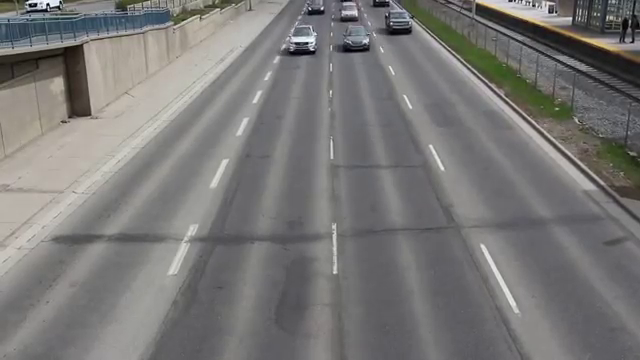
#> input picture frame 30 of video.mp4, 640 x 360 px, given in place of video1.mp4, which was not available
$ jupyter execute ObjectTrackingUsingOpticalFlow.ipynb   (text cells are left out)
#> lines starting #> are read from the running program, lines starting #| are printed output that depends on the picture; pictures that were not available may be replaced by others from this repository, and a replacement may not be noted
[cell 1]
import cv2 as cv
import numpy as np

#Shi-Tomasi corner detection
feature_params = dict(maxCorners = 300, qualityLevel = 0.2, minDistance = 2, blockSize = 7)

#Lucas-Kanade optical flow process parameters
lk_params = dict(winSize = (15,15), maxLevel = 2, criteria = (cv.TERM_CRITERIA_EPS | cv.TERM_CRITERIA_COUNT, 10, 0.03))

# Input video
cap = cv.VideoCapture("video1.mp4")

#color to draw flow track
color = (0, 255, 0)

#reading the frames of video
ret, first_frame = cap.read()
#> first_frame is the input picture: shape (360, 640, 3); mean B, G, R 118.9, 120.3, 121.4

# Converts frame to grayscale because we only need the luminance channel for detecting edges
prev_gray = cv.cvtColor(first_frame, cv.COLOR_BGR2GRAY)

#points good points/pixel
prev = cv.goodFeaturesToTrack(prev_gray, mask = None, **feature_params)
#> prev = 43 rows, first 8: [49, 5], [46, 6], [58, 5], [39, 6], [47, 1], [36, 5], [34, 5], [551, 12]
mask = np.zeros_like(first_frame)

while(cap.isOpened()):

    ret, frame = cap.read()
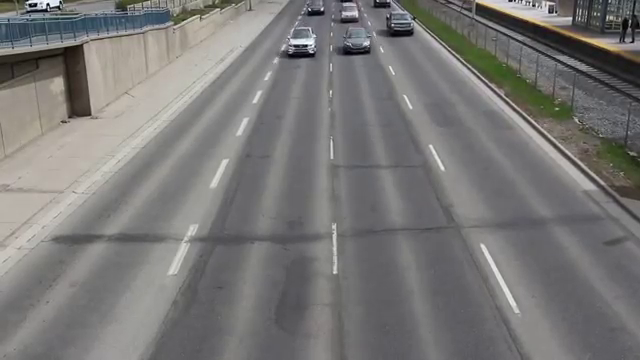
#> input picture frame 31 of video.mp4, 640 x 360 px, given in place of video1.mp4, which was not available
#> frame is the input picture: shape (360, 640, 3); mean B, G, R 118.9, 120.2, 121.4
    gray = cv.cvtColor(frame, cv.COLOR_BGR2GRAY)
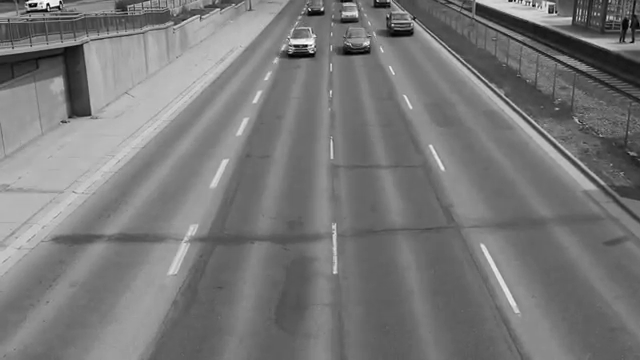
#> gray: shape (360, 640); min 0, max 255, mean 120.5

    #flow process
    next, status, error = cv.calcOpticalFlowPyrLK(prev_gray, gray, prev, None, **lk_params)
#> next = 43 rows, first 8: [49.03, 5], [46.03, 6], [58, 5], [39.04, 5.98], [47.04, 0.995], [36.01, 4.98], [34, 4.98], [551, 11.96]; status = 43 values from 1 to 1; error = 43 values, max 13.35 at index 33, min 0 at index 11, mean 3.86
    good_old = prev[status == 1]#position variables
#> good_old = 43 pairs, first value 28 to 631, second value 1 to 113
    good_new = next[status == 1]#position variables
#> good_new = 43 pairs, first value 28.01 to 631, second value 0.995 to 113
    #marking flow tracks
    for i, (new, old) in enumerate(zip(good_new, good_old)):
        a, b = new.ravel()
        c, d = old.ravel()
        mask = cv.line(mask, (a, b), (c, d), color, 1)
        frame = cv.circle(frame, (a, b), 2, color, -1)
#> this loop made 43 passes
#> (a, b, c, d) on passes 1 to 12: (49.03, 5, 49, 5), (46.03, 6, 46, 6), (58, 5, 58, 5), (39.04, 5.98, 39, 6), (47.04, 0.995, 47, 1), (36.01, 4.98, 36, 5), (34, 4.98, 34, 5), (551, 11.96, 551, 12), (28.01, 2.97, 28, 3), (310.3, 49.48, 311, 47), (310.3, 47.48, 311, 45), (547, 4, 547, 4)
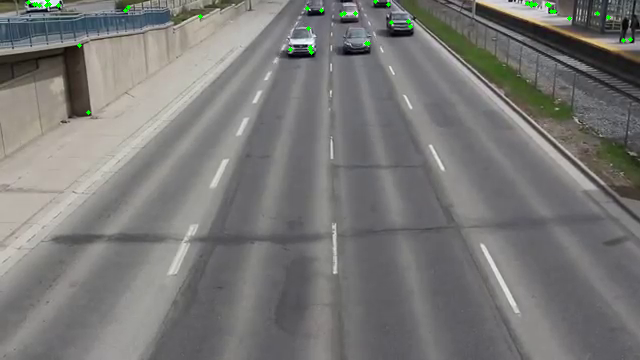
#> frame: shape (360, 640, 3); mean B, G, R 118.6, 120.5, 121.1
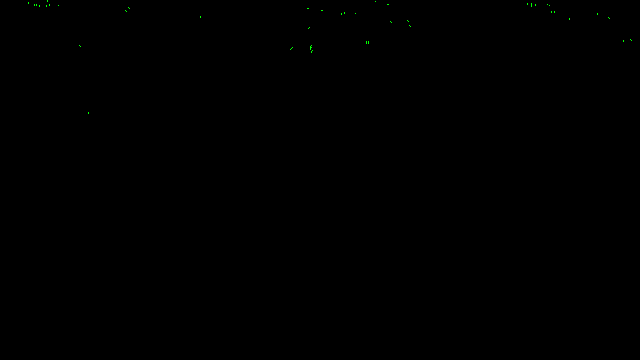
#> mask: shape (360, 640, 3); mean of channels 0, 1, 2 0, 0.1, 0; drawn as B, G, R
    output = cv.add(frame, mask)
    prev_gray = gray.copy()
    prev = good_new.reshape(-1, 1, 2)
#> prev has the same summary as next

    #output function
    cv.imshow("sparse optical flow", output)

    #function to destroy window
    if cv.waitKey(10) & 0xFF == ord('q'):
#> (key q is pressed here)
        break

#clears memory
cap.release()
cv.destroyAllWindows()

[cell 2]
import cv2 as cv
import numpy as np

#input video
cap = cv.VideoCapture("video.mp4")

#reading of each frame of video
ret, first_frame = cap.read()
prev_gray = cv.cvtColor(first_frame, cv.COLOR_BGR2GRAY)
mask = np.zeros_like(first_frame)

# Sets image saturation to maximum
mask[..., 1] = 255

while(cap.isOpened()):
    ret, frame = cap.read()

    #window shows orignal video frames
    cv.imshow("input", frame)

    #converts each frame to grayscale
    gray = cv.cvtColor(frame, cv.COLOR_BGR2GRAY)

    #dense optical flow
    flow = cv.calcOpticalFlowFarneback(prev_gray, gray, None, 0.5, 3, 15, 3, 5, 1.2, 0)
    magnitude, angle = cv.cartToPolar(flow[..., 0], flow[..., 1])
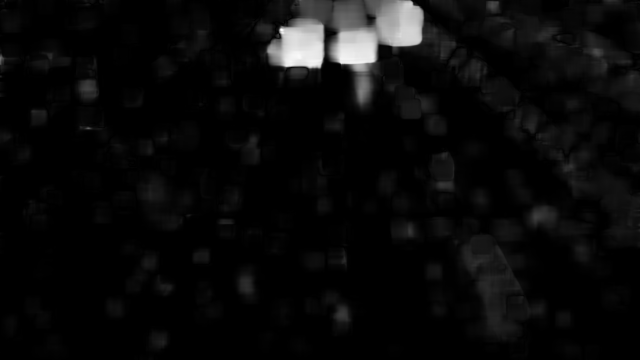
#> magnitude: shape (360, 640) float32; min 5.11e-10, max 2.95, mean 0.123; drawn with min black and max white
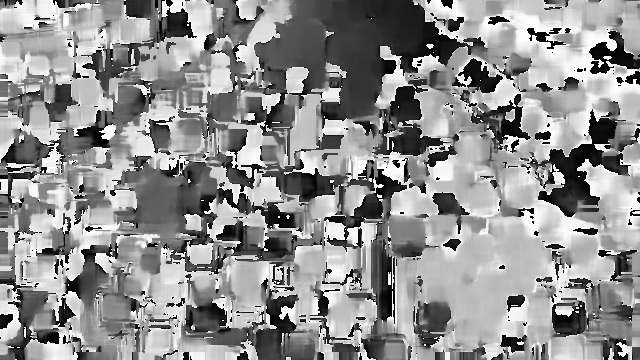
#> angle: shape (360, 640) float32; min 3.21e-06, max 6.28, mean 3.57; drawn with min black and max white
    mask[..., 0] = angle * 180 / np.pi / 2
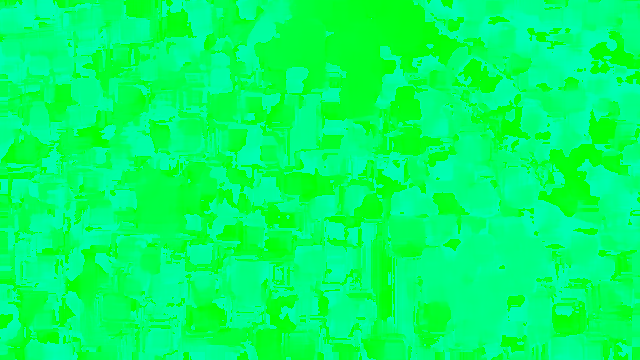
#> mask: shape (360, 640, 3); mean of channels 0, 1, 2 101.6, 255, 0; drawn as B, G, R

    # Sets image value according to the optical flow magnitude
    mask[..., 2] = cv.normalize(magnitude, None, 0, 255, cv.NORM_MINMAX)
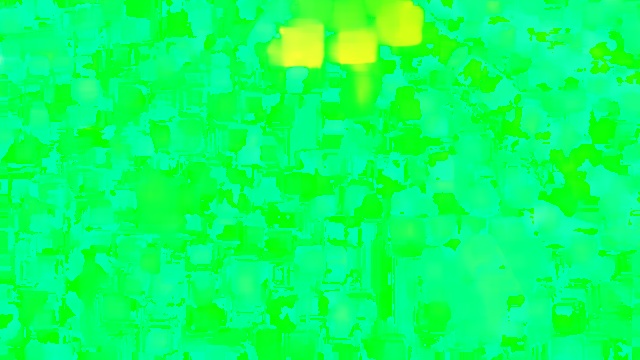
#> mask: shape (360, 640, 3); mean of channels 0, 1, 2 101.6, 255, 10.3; drawn as B, G, R

    # Converts HSV to RGB (BGR) color representation
    rgb = cv.cvtColor(mask, cv.COLOR_HSV2BGR)
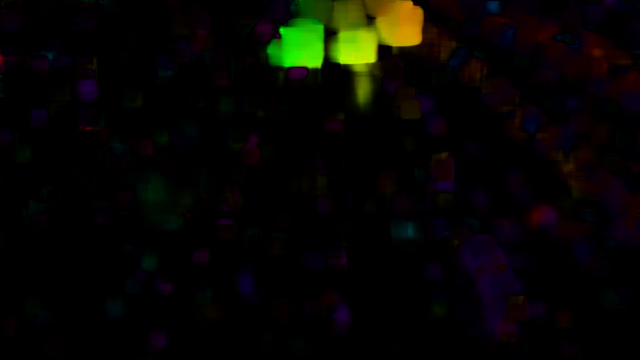
#> rgb: shape (360, 640, 3); mean B, G, R 2.6, 6.1, 6.4

    #window shows output conversion flow
    cv.imshow("dense optical flow", rgb)
    prev_gray = gray
    #window distruction function pess 'q'
    if cv.waitKey(1) & 0xFF == ord('q'):
#> (key q is pressed here)
        break

#clears memory
cap.release()
cv.destroyAllWindows()

$ run again, starting later in the video
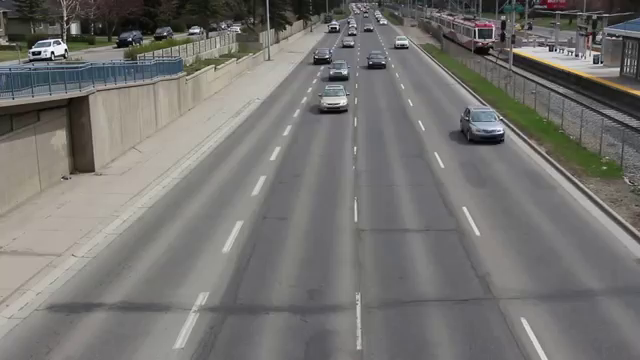
#> input picture frame 240 of video.mp4, 640 x 360 px, given in place of video1.mp4, which was not available
#> first_frame is the input picture: shape (360, 640, 3); mean B, G, R 113.1, 115.9, 117.3
#> `prev = cv.goodFeaturesToTrack(prev_gray, mask = None, **feature_params)`: prev = 104 rows, first 8: [53, 53], [50, 54], [50, 56], [63, 53], [51, 50], [64, 51], [63, 46], [550, 49]
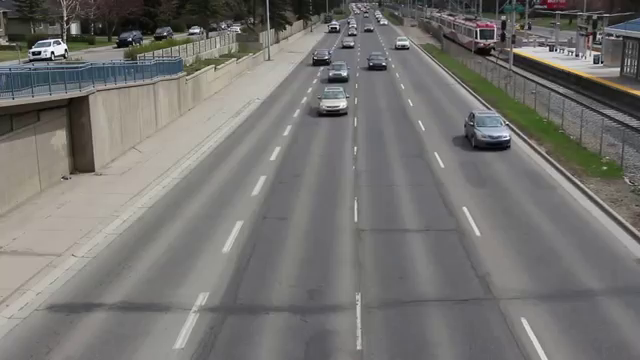
#> input picture frame 241 of video.mp4, 640 x 360 px, given in place of video1.mp4, which was not available
#> frame is the input picture: shape (360, 640, 3); mean B, G, R 113.2, 115.9, 117.3
#> next = 104 rows, first 8: [53, 53], [50, 54], [50, 56], [63, 53], [51, 50], [64, 51], [63, 46], [550.3, 49]; status = 104 values from 1 to 1; error = 104 values, max 14.21 at index 91, min 0 at index 0, mean 2.97
#> good_old = 104 pairs, first value 6 to 617, second value 17 to 169
#> good_new = 104 pairs, first value 6 to 617.3, second value 16.99 to 169
#> the loop `for i, (new, old) in enumerate(zip(good_new, good_old)):` made 104 passes
#> (a, b, c, d) on passes 1 to 8: (53, 53, 53, 53), (50, 54, 50, 54), (50, 56, 50, 56), (63, 53, 63, 53), (51, 50, 51, 50), (64, 51, 64, 51), (63, 46, 63, 46), (550.3, 49, 550, 49)
#> `prev = good_new.reshape(-1, 1, 2)`: prev has the same summary as next
#> `rgb = cv.cvtColor(mask, cv.COLOR_HSV2BGR)`:
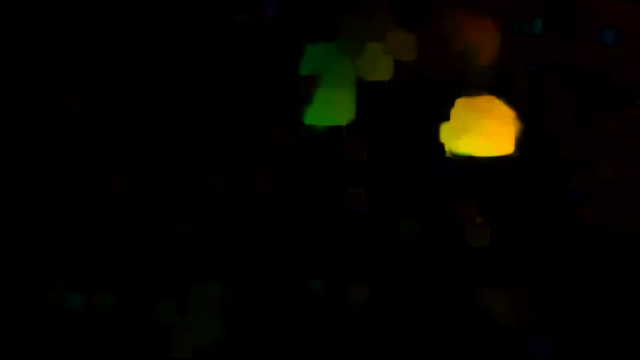
#> rgb: shape (360, 640, 3); mean B, G, R 0.1, 4.5, 5.5
